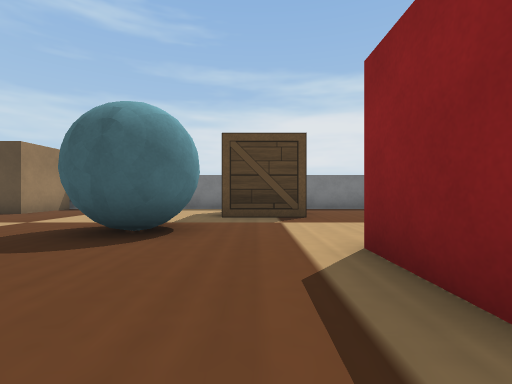
View 1 (above)

20 first-person views from a walk through a world built for the Webots simulator. The camera is 0.03 m above the floor, looks level and sees 85° across. The floor is counted in squares, 0.05 m on a side. Each view is taken from the middle of a square. On the plan, view 1 faces up. The plan holds only what a view shows up to about 9 squares ahead; the rest is blank. The robots in the file are not drawn. Webots' stock objects and surfaces are drawn as simple stand-ins.

View 2
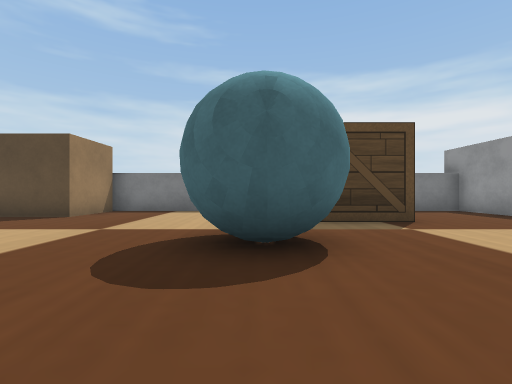

View 3
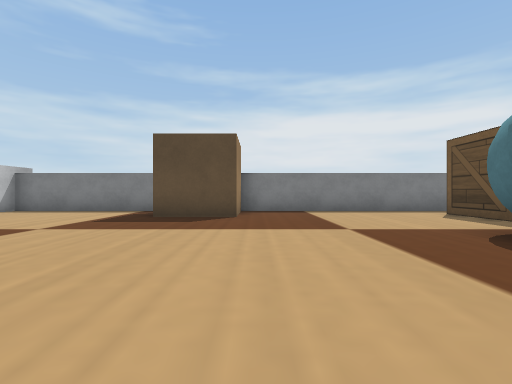

View 4
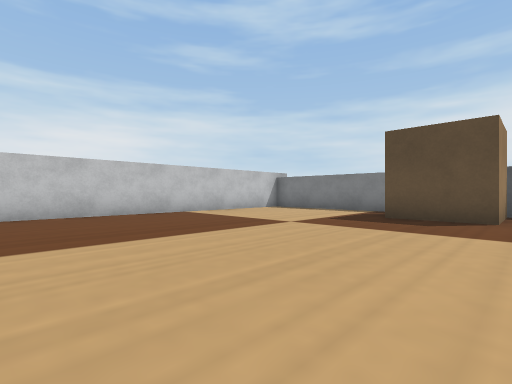

View 5
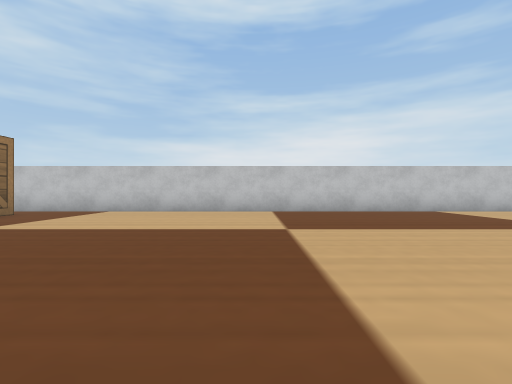

View 6
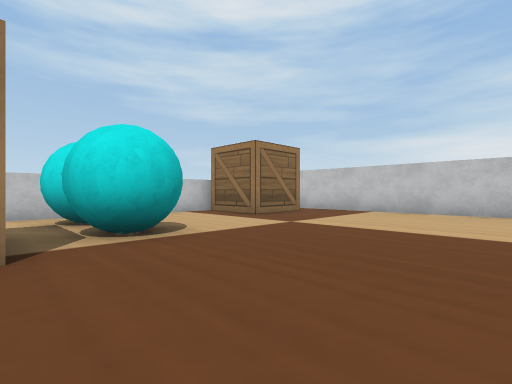

View 7
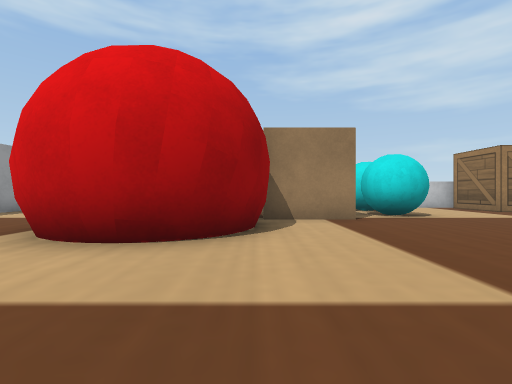

View 8
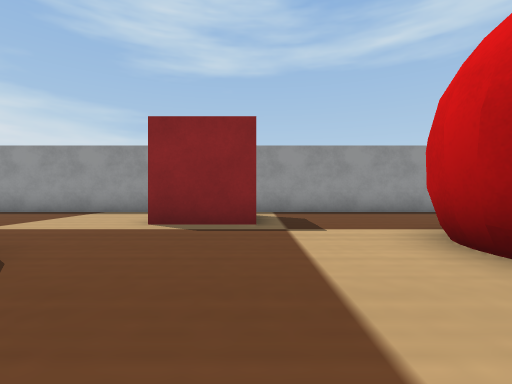

View 9
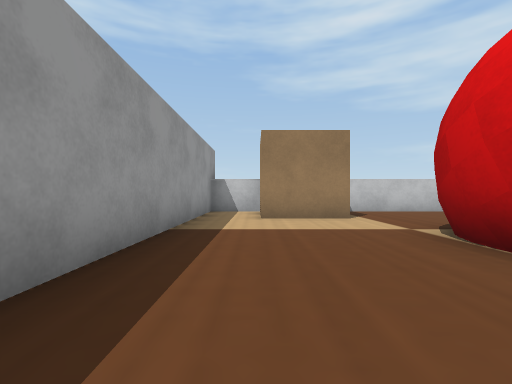

View 10
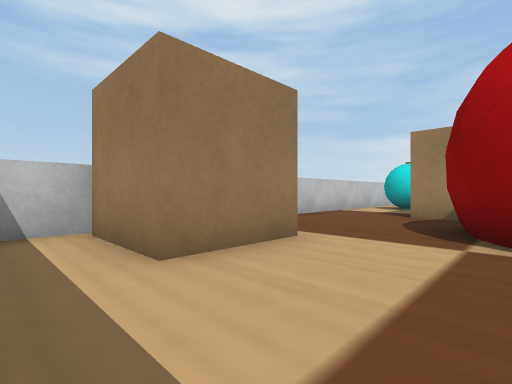

View 11
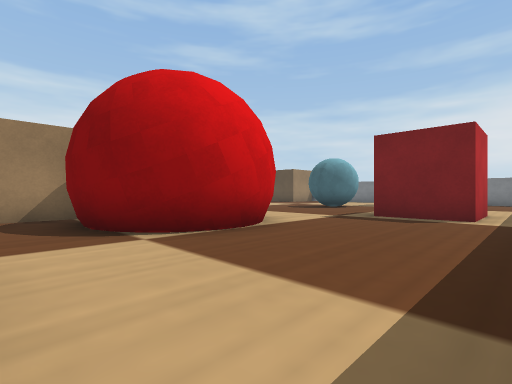

View 12
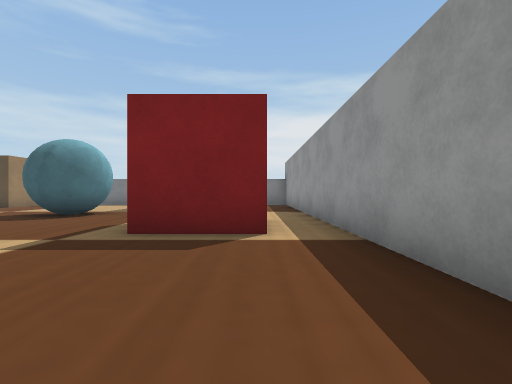

View 13
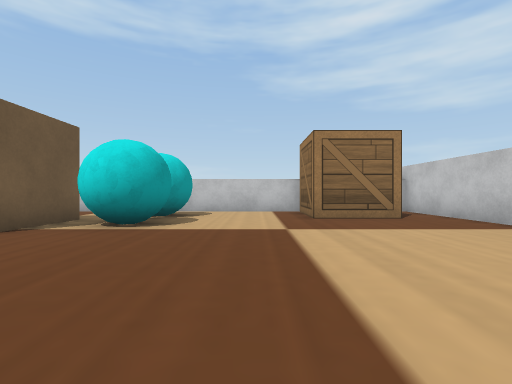

View 14
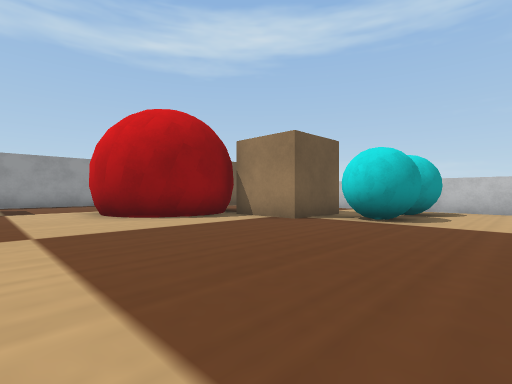

View 15
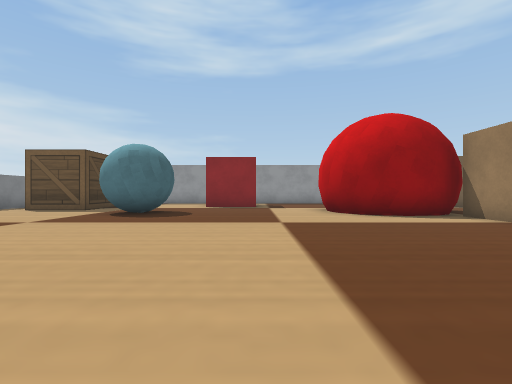

View 16
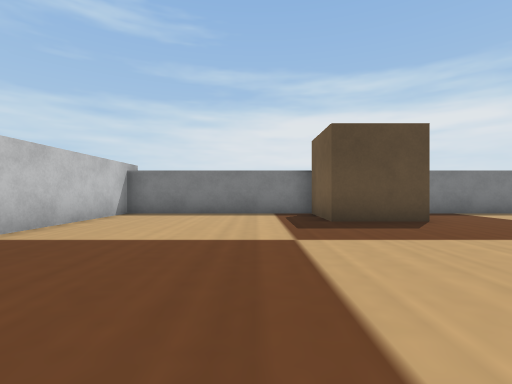

View 17
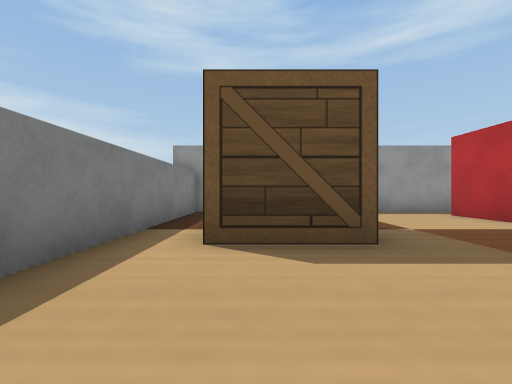

View 18
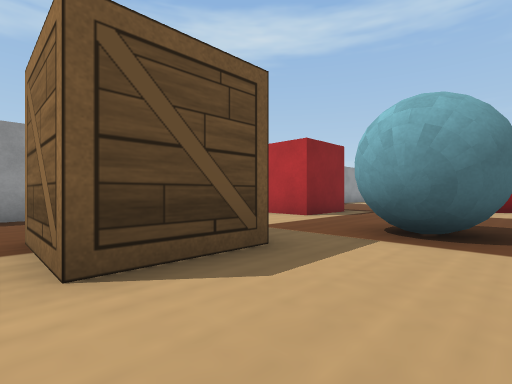

View 19
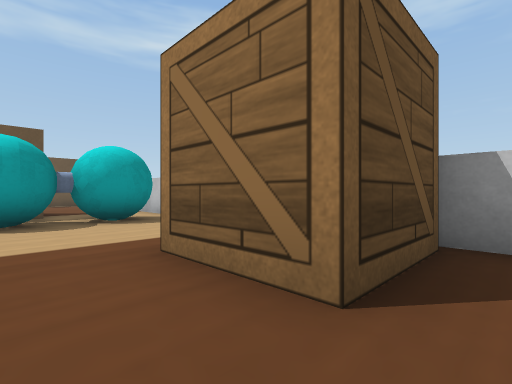

View 20
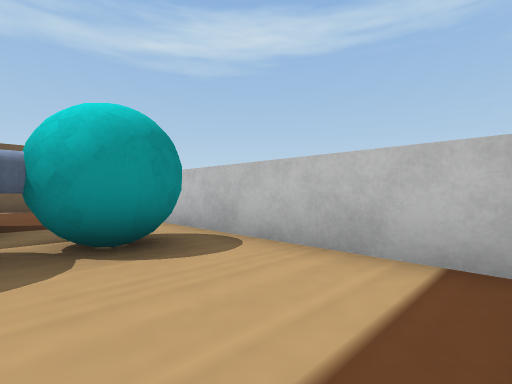

### Floor plan
Key: @ floor where view 1 was taken; # wall or solid block; . floor; B cardboard box; W wooden box; C cyan ball; P plastic crate; R red ball; O other object.
Columns run from 14 left of view 1 to 5 right of it. Each row starts with its distance up from view 1.
 10 ####################
  9 #.....BB...........#
  8 #.....BB.....WWW...#
  7 #............WWW...#
  6 #..................#
  5 #..........CCC.....#
  4 #..........CCC.....#
  3 #..............PPP.#
  2 #..............P P.#
  1 #..............PPP.#
  0 #.............@....#
 -1 #...........RRR....#
 -2 #..........RRRR....#
 -3 #..........RR RR...#
 -4 #........BBBRRR....#
 -5 #......OOB BRRR....#
 -6 #.WW...OOB B...BBB.#
 -7 #.W W..OO......B B.#
 -8 #.W W..O  ....   B.#
 -9 ###############  ###

Where each view was taken, in squares from view 1:
view 1: 0 up, 0 right, facing up
view 2: 1 up, 2 left, facing up
view 3: 1 up, 6 left, facing up
view 4: 1 up, 6 left, facing up-left
view 5: 0 up, 5 left, facing left
view 6: 1 down, 5 left, facing down-left
view 7: 2 up, 3 left, facing down
view 8: 1 up, 4 left, facing right
view 9: 0 up, 3 right, facing down
view 10: 4 down, 4 right, facing down-left
view 11: 6 down, 4 right, facing up-left
view 12: 3 down, 3 right, facing up
view 13: 0 up, 9 left, facing down
view 14: 1 up, 9 left, facing down-right
view 15: 1 up, 10 left, facing right
view 16: 2 up, 10 left, facing up
view 17: 8 up, 4 left, facing right
view 18: 9 up, 3 left, facing down-right
view 19: 5 down, 13 left, facing down-right
view 20: 6 down, 10 left, facing down-right
